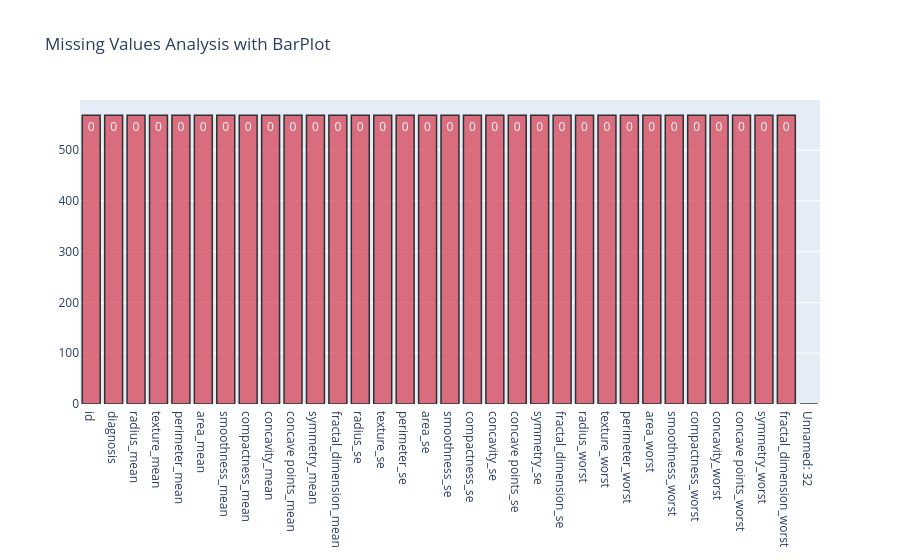

Notebook cell for this chart:
### Code cell
# Define missing plot to detect all missing values in dataset
def missing_plot(dataset):
    for i in dataset.columns:
        null_feat = pd.DataFrame(len(dataset[i]) - dataset.isnull().sum(), columns = ['Count'])
        percentage_null = pd.DataFrame((len(dataset[i]) - (len(dataset[i]) - dataset.isnull().sum()))/len(dataset[i])*100, columns = ['Count'])
        percentage_null = percentage_null.round(2)

    trace = go.Bar(x = null_feat.index, y = null_feat['Count'] ,opacity = 0.8, text = percentage_null['Count'],  textposition = 'auto',marker=dict(color = '#D84E5F',
            line=dict(color='#000000',width=1.5)))

    layout = dict(title =  "Missing Values Analysis with BarPlot")

    fig = dict(data = [trace], layout=layout)
    py.iplot(fig)

def check_df(df, head=5, tail=5):
    print(" SHAPE ".center(60, '*'))
    print('Observations -------> {}'.format(df.shape[0]))
    print('Features     -------> {}'.format(df.shape[1]))
    print(" Types of Features ".center(60, '*'))
    print(df.dtypes,"\n")
    print(' Duplicate Values Analysis '.center(60, '*'))
    print("\n",df.duplicated().sum(),"\n")
    print("".center(60, '*'))


check_df(df)
%pip install nbformat
missing_plot(df)

### Figure 1 — Plotly figure (JSON) as saved in the notebook; plotly's stock layout.template omitted (floating-point values rounded to 4 significant figures)
{"data": [{"marker": {"color": "#D84E5F", "line": {"color": "#000000", "width": 1.5}}, "opacity": 0.8, "text": [0.0, 0.0, 0.0, 0.0, 0.0, 0.0, 0.0, 0.0, 0.0, 0.0, 0.0, 0.0, 0.0, 0.0, 0.0, 0.0, 0.0, 0.0, 0.0, 0.0, 0.0, 0.0, 0.0, 0.0, 0.0, 0.0, 0.0, 0.0, 0.0, 0.0, 0.0, 0.0, 100.0], "textposition": "auto", "type": "bar", "x": ["id", "diagnosis", "radius_mean", "texture_mean", "perimeter_mean", "area_mean", "smoothness_mean", "compactness_mean", "concavity_mean", "concave points_mean", "symmetry_mean", "fractal_dimension_mean", "radius_se", "texture_se", "perimeter_se", "area_se", "smoothness_se", "compactness_se", "concavity_se", "concave points_se", "symmetry_se", "fractal_dimension_se", "radius_worst", "texture_worst", "perimeter_worst", "area_worst", "smoothness_worst", "compactness_worst", "concavity_worst", "concave points_worst", "symmetry_worst", "fractal_dimension_worst", "Unnamed: 32"], "y": [569, 569, 569, 569, 569, 569, 569, 569, 569, 569, 569, 569, 569, 569, 569, 569, 569, 569, 569, 569, 569, 569, 569, 569, 569, 569, 569, 569, 569, 569, 569, 569, 0]}], "layout": {"title": {"text": "Missing Values Analysis with BarPlot"}}}
